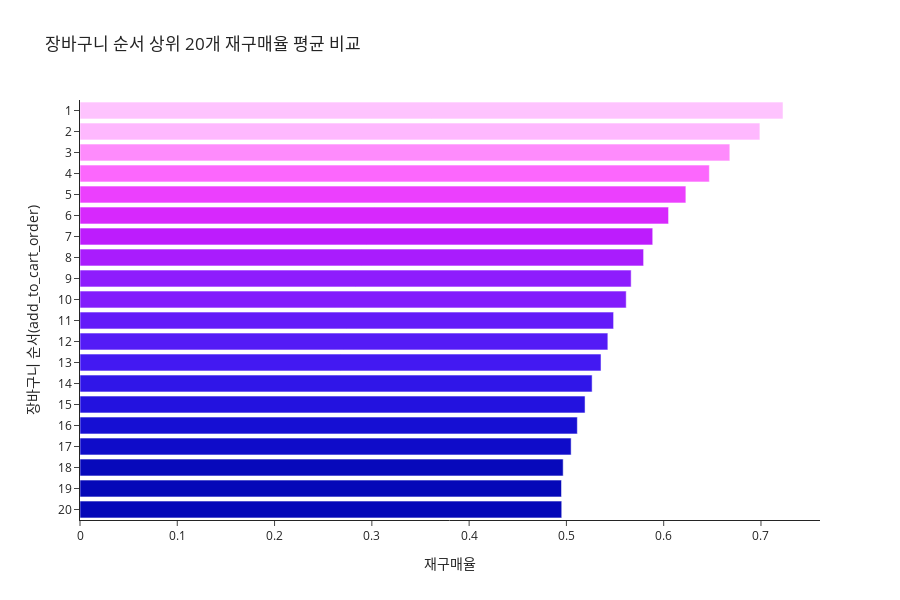

Notebook cell for this chart:
### Code cell
# 장바구니에 먼저 담은 제품일 수록 재구매율이 높다
order_seq = train.groupby('add_to_cart_order').reordered.mean().to_frame('reorder_rate').reset_index()
order_seq = order_seq[order_seq.add_to_cart_order<=20]
order_seq['add_to_cart_order'] = order_seq['add_to_cart_order'].astype(str)

fig = go.Figure(
    data=go.Bar(
        x=order_seq.reorder_rate,
        y=order_seq.add_to_cart_order,
        marker=dict(
            color=order_seq.reorder_rate,
            colorscale='Plotly3'
        ),
        orientation='h'
    )
)
fig.update_layout(
    title='장바구니 순서 상위 20개 재구매율 평균 비교',
    xaxis_title='재구매율',
    yaxis_title='장바구니 순서(add_to_cart_order)',
    height=600,
    template='simple_white'
)

fig.update_yaxes(autorange='reversed')
fig.show()

### Figure 1 — Plotly figure (JSON) as saved in the notebook; plotly's stock layout.template omitted (floating-point values rounded to 4 significant figures)
{"data": [{"marker": {"color": [0.7226, 0.6989, 0.668, 0.6469, 0.6228, 0.605, 0.5887, 0.5793, 0.5666, 0.5615, 0.5485, 0.5426, 0.5356, 0.5264, 0.5192, 0.5112, 0.5049, 0.4967, 0.495, 0.4952], "colorscale": [[0, "#0508b8"], [0.08333, "#1910d8"], [0.1667, "#3c19f0"], [0.25, "#6b1cfb"], [0.3333, "#981cfd"], [0.4167, "#bf1cfd"], [0.5, "#dd2bfd"], [0.5833, "#f246fe"], [0.6667, "#fc67fd"], [0.75, "#fe88fc"], [0.8333, "#fea5fd"], [0.9167, "#febefe"], [1, "#fec3fe"]]}, "orientation": "h", "type": "bar", "x": [0.7226, 0.6989, 0.668, 0.6469, 0.6228, 0.605, 0.5887, 0.5793, 0.5666, 0.5615, 0.5485, 0.5426, 0.5356, 0.5264, 0.5192, 0.5112, 0.5049, 0.4967, 0.495, 0.4952], "y": ["1", "2", "3", "4", "5", "6", "7", "8", "9", "10", "11", "12", "13", "14", "15", "16", "17", "18", "19", "20"]}], "layout": {"height": 600, "title": {"text": "장바구니 순서 상위 20개 재구매율 평균 비교"}, "xaxis": {"title": {"text": "재구매율"}}, "yaxis": {"autorange": "reversed", "title": {"text": "장바구니 순서(add_to_cart_order)"}}}}
